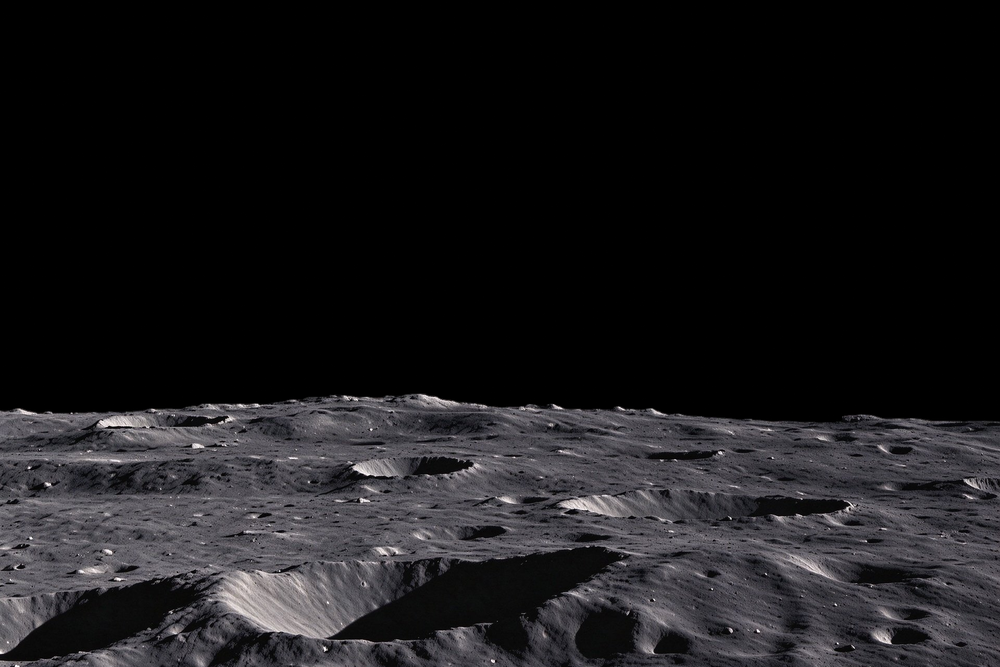
#> input picture 素材/moon_base.png, 1000 x 667 px, shrunk from 1920 x 1280 before the run, found by its file name
$ python compare_base_shadow.py
#> lines starting #> are read from the running program, lines starting #| are printed output that depends on the picture
"""compare_base_shadow.py —— 量化两张底图的"影子强度" """
import numpy as np
from PIL import Image

BASES = {
    "旧 moon_base": r"E:\DeskTop\地球\素材\moon_base.png",
    "新 moon_base_v2": r"E:\DeskTop\地球\素材\moon_base_v2.png",
}

for name, p in BASES.items():
    A = np.asarray(Image.open(p).convert("L")).astype(np.float32)
    H, W = A.shape
#> H = 667; W = 1000
    # 只看地形（下半部且不是天空）
    terrain = A[int(H * 0.62):, :]
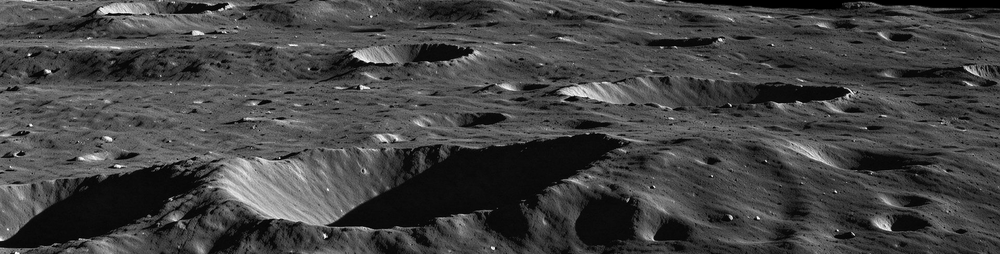
#> terrain: shape (254, 1000) float32; min 0, max 255, mean 67.7
    terrain = terrain[terrain > 3]
    if terrain.size < 1000:
        print(name, "地形像素太少")
        continue
    p2, p5, p50, p95, p98 = np.percentile(terrain, [2, 5, 50, 95, 98])
#> p2 = 9; p5 = 10; p50 = 70; p95 = 128; p98 = 160
    # 暗部占比（相对于中位数）
    dark_frac = float((terrain < p50 * 0.25).mean() * 100)
#> dark_frac = 14.48
    bright_frac = float((terrain > p50 * 2.0).mean() * 100)
#> bright_frac = 3.48
    print("== %s" % name)
    print("   地形亮度  p5=%.0f  p50=%.0f  p95=%.0f" % (p5, p50, p95))
#|    地形亮度  p5=10  p50=70  p95=128
    print("   动态范围  p95/p5 = %.2f" % (p95 / max(p5, 1e-6)))
#|    动态范围  p95/p5 = 12.80
    print("   很暗的像素(<25%%中位) %.1f%%   很亮的(>2x中位) %.1f%%" % (dark_frac, bright_frac))
#|    很暗的像素(<25%中位) 14.5%   很亮的(>2x中位) 3.5%
#> (the run stopped early here; a loop or call above may not have finished)
